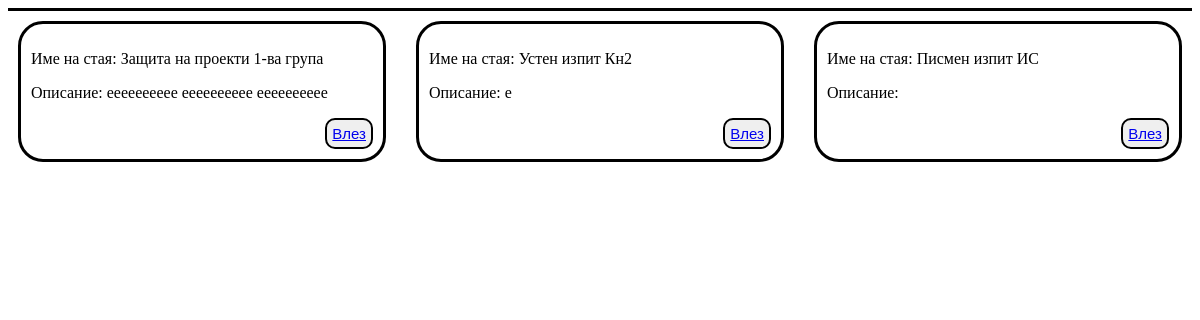
The page /lobby/lobby.php on the database as committed earlier.
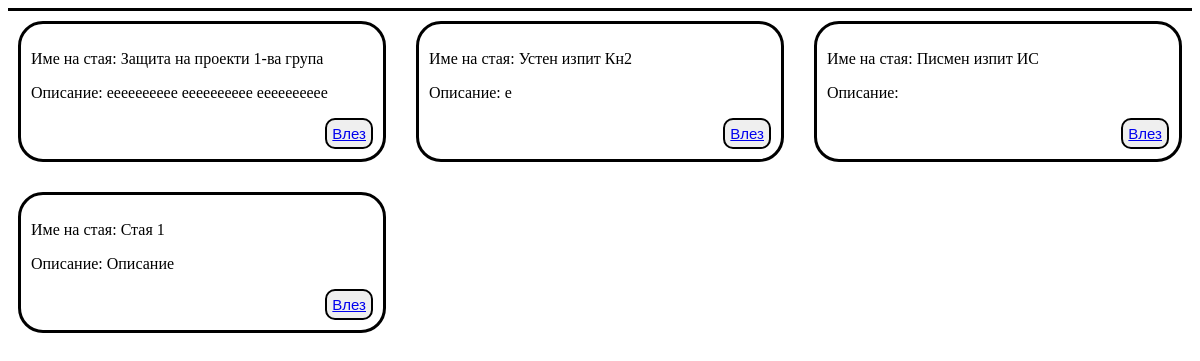
The same page on the database as committed later.
### tables this page shows
CREATE TABLE `rooms` (
  `room_id` int(11) NOT NULL,
  `creator_id` int(11) NOT NULL,
  `moderator_id` int(11) NOT NULL,
  `name` varchar(100) NOT NULL,
  `description` varchar(400) NOT NULL,
  `url` varchar(400) NOT NULL,
  `meeting_password` varchar(100) NOT NULL,
  `next_fn` int(11) DEFAULT NULL
);

### lobby/lobby.php (the view, shortened to what this page needs)
<!DOCTYPE html>
<html>
<head>
    <link rel="stylesheet" href="../lobby/lobby.css">
</head>
<body>
<header>
</header>
<div class="rooms_list">
<?php
$db = Database::getInstance();
$pdo = $db->getConnection();
$query = 'SELECT name, description, room_id FROM rooms';
$statements = $pdo->query($query);
$rows = $statements->fetchAll(PDO::FETCH_ASSOC);
if($rows){
    foreach($rows as $row){
        echo "<div class=\"room\">
        <p>Име на стая: {$row['name']}</p>
        <p>Описание: {$row['description']}</p>
        <button class=\"join_button\" type=\"button\"><a href=\"../room/queue.php?room={$row['room_id']}\">Влез</a></button>
        </div>";
    }
}
?>
</div>
</body>
</html>

### lobby/lobby.css (style rules this page uses)
body { margin: 10; padding: 10; }
header { border-bottom-style: solid; border-bottom-width: 3px; }
.rooms_list { display: grid; grid-template-columns: repeat(3, 1fr); gap: 10px; grid-auto-rows: minmax(100px, auto); }
.room { border-style: solid; border-radius: 25px; padding: 10px; margin: 10px; }
.join_button { font-size: 15px; border-radius: 10px; padding: 5px; border: 2px solid; float:right; }

Rows that differ between the two databases and show on the page:
added rooms: name "Стая 1", description "Описание"
